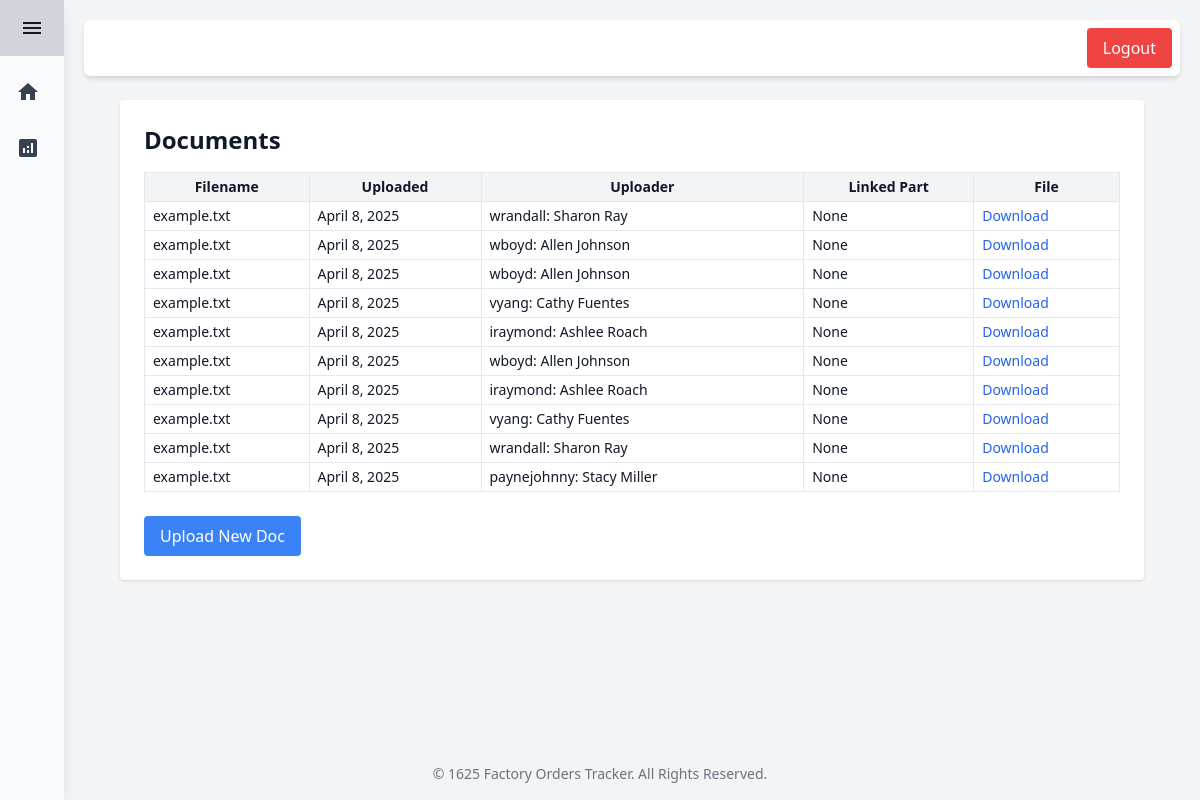
Screenshot of /docs/ (signed in) with the database file from the repository.
### Tracker/models.py (models this page shows)
class PartDocs(models.Model):
    is_image = models.BooleanField()
    file_name = models.CharField(max_length=50)
    file = models.FileField(upload_to='parts_docs/')
    upload_date = models.DateField(auto_now_add=True)
    uploaded_by = models.ForeignKey(User, on_delete=models.SET_NULL, null=True)
    part = models.ForeignKey(Parts, on_delete=models.SET_NULL, null=True)

class User(AbstractUser):
    date_joined = models.DateTimeField(default=timezone.now)
    parent_company = models.ForeignKey(Companies, on_delete=models.SET_NULL, null=True, blank=True, default=None)
    def __str__(self):
        return self.username + ":" + " " + self.first_name + " " + self.last_name

### Tracker/views.py (the view)
# urls.py: path('docs/', views.list_part_docs, name='list_part_docs'),
def list_part_docs(request):
    docs = PartDocs.objects.all()
    part_id = request.GET.get('part')
    if part_id:
        docs = docs.filter(part_id=part_id)
    return render(request, 'tracker/part_doc_list.html', {'docs': docs})

### templates/tracker/part_doc_list.html
{% extends 'base.html' %}
{% block content %}
<div class="max-w-5xl mx-auto p-6 bg-white rounded shadow">
  <h2 class="text-2xl font-bold mb-4">Documents</h2>
  <table class="w-full border text-sm">
    <thead class="bg-gray-100">
      <tr>
        <th class="border px-2 py-1">Filename</th>
        <th class="border px-2 py-1">Uploaded</th>
        <th class="border px-2 py-1">Uploader</th>
        <th class="border px-2 py-1">Linked Part</th>
        <th class="border px-2 py-1">File</th>
      </tr>
    </thead>
    <tbody>
      {% for doc in docs %}
      <tr class="border-b">
        <td class="border px-2 py-1">{{ doc.file_name }}</td>
        <td class="border px-2 py-1">{{ doc.upload_date }}</td>
        <td class="border px-2 py-1">{{ doc.uploaded_by }}</td>
        <td class="border px-2 py-1">{{ doc.part }}</td>
        <td class="border px-2 py-1">
          <a href="{{ doc.file.url }}" target="_blank" class="text-blue-600 hover:underline">Download</a>
        </td>
      </tr>
      {% endfor %}
    </tbody>
  </table>
  <div class="mt-6">
    <a href="{% url 'upload_part_doc' %}" class="inline-block bg-blue-500 text-white px-4 py-2 rounded hover:bg-blue-600">
      Upload New Doc
    </a>
  </div>
</div>
{% endblock %}

### rows the page displays
PartDocs: file_name "example.txt", upload_date "April 8, 2025", uploaded_by "wrandall: Sharon Ray", part "None"
PartDocs: file_name "example.txt", upload_date "April 8, 2025", uploaded_by "wboyd: Allen Johnson", part "None"
PartDocs: file_name "example.txt", upload_date "April 8, 2025", uploaded_by "wboyd: Allen Johnson", part "None"
PartDocs: file_name "example.txt", upload_date "April 8, 2025", uploaded_by "vyang: Cathy Fuentes", part "None"
PartDocs: file_name "example.txt", upload_date "April 8, 2025", uploaded_by "iraymond: Ashlee Roach", part "None"
PartDocs: file_name "example.txt", upload_date "April 8, 2025", uploaded_by "wboyd: Allen Johnson", part "None"
PartDocs: file_name "example.txt", upload_date "April 8, 2025", uploaded_by "iraymond: Ashlee Roach", part "None"
PartDocs: file_name "example.txt", upload_date "April 8, 2025", uploaded_by "vyang: Cathy Fuentes", part "None"
PartDocs: file_name "example.txt", upload_date "April 8, 2025", uploaded_by "wrandall: Sharon Ray", part "None"
PartDocs: file_name "example.txt", upload_date "April 8, 2025", uploaded_by "paynejohnny: Stacy Miller", part "None"
